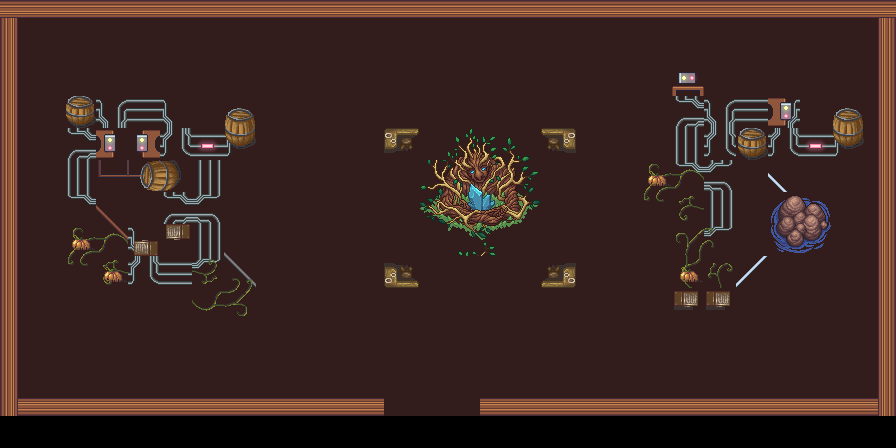

A level layout from a 2D game, rendered from its tile map. Below: a short description, then the map file with tile-grid data replaced by summaries:
An orthogonal 28x14 tile map with 32x32 px tiles, 7 tile layers (floor, wall, deco1, deco2, ...), 4 tilesets and 6 objects (choc1, choc2, choc3, choc4, e2, ...).

<map version="1.10" tiledversion="1.10.2" orientation="orthogonal" renderorder="right-down" width="28" height="14" tilewidth="32" tileheight="32" infinite="0" nextlayerid="12" nextobjectid="11">
 <editorsettings>
  <export target="level4.tmj" format="json" />
 </editorsettings>
 <tileset firstgid="1" name="magecity" tilewidth="32" tileheight="32" tilecount="360" columns="8">
  <image source="magecity.png" width="256" height="1450" />
 </tileset>
 <tileset firstgid="361" name="trimsanddoors" tilewidth="32" tileheight="32" tilecount="750" columns="15">
  <image source="trimsanddoors.png" width="480" height="1600" />
 </tileset>
 <tileset firstgid="1111" name="trees" tilewidth="32" tileheight="32" tilecount="252" columns="21">
  <image source="trees.png" width="688" height="384" />
 </tileset>
 <tileset firstgid="1363" name="choco2" tilewidth="32" tileheight="32" tilecount="72" columns="8">
  <image source="choco2.png" width="256" height="304" />
 </tileset>
 <layer id="1" name="floor" width="28" height="14">
  <data>[392 cells, 364 non-empty, 1 distinct tile ids]</data>
 </layer>
 <layer id="2" name="wall" width="28" height="14">
  <data>[392 cells, 103 non-empty, 2 distinct tile ids]</data>
 </layer>
 <objectgroup id="10" name="objectLayer">
  <object id="1" name="choc1" x="819.233" y="78.7402">
   <point />
  </object>
  <object id="2" name="choc2" x="782.376" y="381.974">
   <point />
  </object>
  <object id="7" name="choc3" x="135.701" y="73.7142">
   <point />
  </object>
  <object id="8" name="choc4" x="561.233" y="212.766">
   <point />
  </object>
 </objectgroup>
 <objectgroup id="11" name="enemyLayer">
  <object id="9" name="e2" x="322.581" y="61.4439">
   <point />
  </object>
  <object id="10" name="e1" x="635.945" y="316.436">
   <point />
  </object>
 </objectgroup>
 <layer id="3" name="deco1" width="28" height="14">
  <data>[392 cells, 17 non-empty, 7 distinct tile ids]</data>
 </layer>
 <layer id="4" name="deco2" width="28" height="14">
  <data>[392 cells, 15 non-empty, 9 distinct tile ids]</data>
 </layer>
 <layer id="6" name="deco3" width="28" height="14">
  <data>[392 cells, 28 non-empty, 18 distinct tile ids]</data>
 </layer>
 <layer id="7" name="deco4" width="28" height="14">
  <data>[392 cells, 34 non-empty, 18 distinct tile ids]</data>
 </layer>
 <layer id="8" name="deco5" width="28" height="14">
  <data>[392 cells, 15 non-empty, 5 distinct tile ids]</data>
 </layer>
</map>
